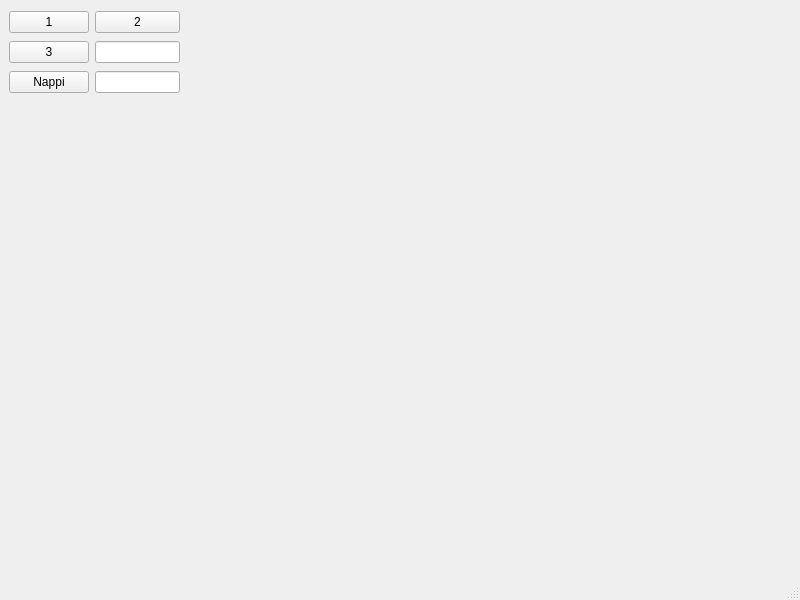
<?xml version="1.0" encoding="UTF-8"?>
<ui version="4.0">
 <class>MainWindow</class>
 <widget class="QMainWindow" name="MainWindow">
  <property name="geometry">
   <rect>
    <x>0</x>
    <y>0</y>
    <width>800</width>
    <height>600</height>
   </rect>
  </property>
  <property name="windowTitle">
   <string>MainWindow</string>
  </property>
  <widget class="QWidget" name="centralwidget">
   <widget class="QWidget" name="gridLayoutWidget">
    <property name="geometry">
     <rect>
      <x>9</x>
      <y>9</y>
      <width>171</width>
      <height>89</height>
     </rect>
    </property>
    <layout class="QGridLayout" name="gridLayout">
     <item row="0" column="0">
      <widget class="QPushButton" name="pushButton">
       <property name="text">
        <string>1</string>
       </property>
      </widget>
     </item>
     <item row="1" column="1">
      <widget class="QLineEdit" name="lineEdit"/>
     </item>
     <item row="0" column="1">
      <widget class="QPushButton" name="pushButton_2">
       <property name="text">
        <string>2</string>
       </property>
      </widget>
     </item>
     <item row="1" column="0">
      <widget class="QPushButton" name="pushButton_3">
       <property name="text">
        <string>3</string>
       </property>
      </widget>
     </item>
     <item row="2" column="0">
      <widget class="QPushButton" name="Nappi">
       <property name="text">
        <string>Nappi</string>
       </property>
      </widget>
     </item>
     <item row="2" column="1">
      <widget class="QLineEdit" name="Naytto"/>
     </item>
    </layout>
   </widget>
  </widget>
  <widget class="QMenuBar" name="menubar">
   <property name="geometry">
    <rect>
     <x>0</x>
     <y>0</y>
     <width>800</width>
     <height>22</height>
    </rect>
   </property>
  </widget>
  <widget class="QStatusBar" name="statusbar"/>
 </widget>
 <resources/>
 <connections/>
</ui>
